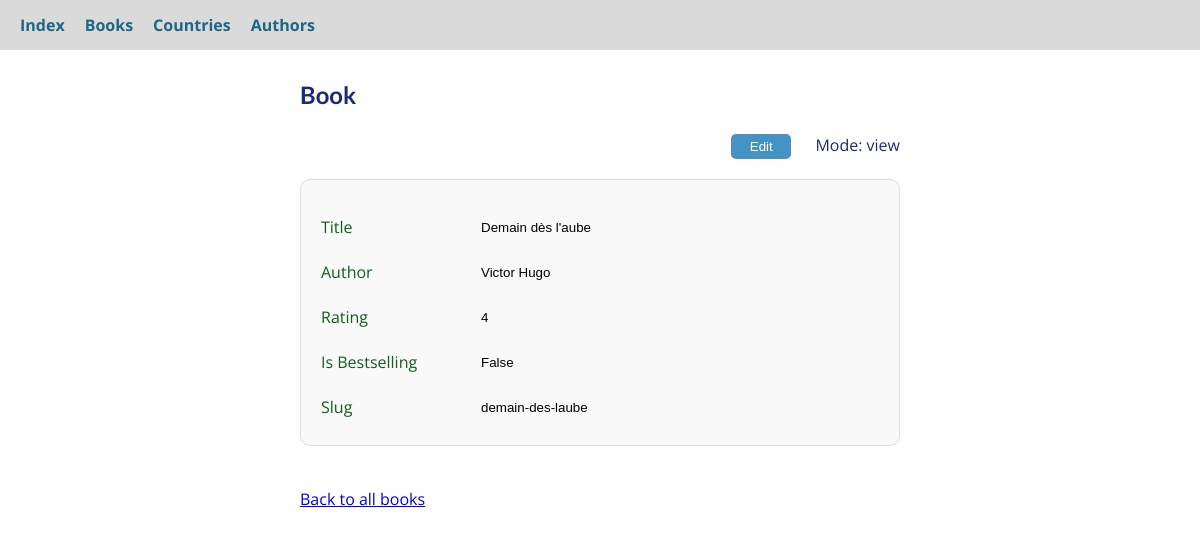
The app's page /books/demain-des-laube/ with its own data.
### book_store/models.py (models this page shows, shortened)
class Book(models.Model):  # extends the Model class
    title = models.CharField(max_length=50, unique=True)
    rating = models.IntegerField(validators=[MinValueValidator(1), MaxValueValidator(5)], default=0)
    author = models.ForeignKey(Author, on_delete=models.CASCADE, blank=True, null=False, related_name="books")
    is_bestselling = models.BooleanField(default=False)
    published_countries = models.ManyToManyField(Country, related_name="books", blank=True, null=False)
    slug = models.SlugField(default="", blank=True, null=False, db_index=True)

class Author(models.Model):
    class Meta:
        verbose_name_plural = "Authors"
        unique_together = ["first_name", "last_name"]
    first_name = models.CharField(max_length=50, null=True, blank=True, db_index=True)
    last_name = models.CharField(max_length=50, null=True, blank=True, db_index=True)
    country = models.ForeignKey(Country, on_delete=models.PROTECT, null=True, blank=True, db_index=True, related_name="authors")
    slug = models.SlugField(default="", blank=True, null=False, db_index=True)
    def __str__(self):
        return f"{self.first_name} {self.last_name}"

### book_store/views.py (the view, shortened to what this page needs)
# urls.py: path("books/<slug:slug>/", views.book_form, name="book_form"),
def book_form(request, slug=None):
    fields = [
        {"name": "title", "label": "Title"},
        {"name": "author", "label": "Author"},
        {"name": "rating", "label": "Rating"},
        {"name": "is_bestselling", "label": "Is Bestselling"},
        {"name": "slug", "label": "Slug"},
    ]
    data = get_object_or_404(Book, slug=slug)
    context = {"title": "Book", "fields": fields, "data": data, "mode": "view"}
    return render(request, "book_store/generic_form.html", context)

### book_store/templatetags/custom_filters.py (called while the page is built)
@register.filter
def get_item(obj, attr):
    return getattr(obj, attr)

### book_store/templates/book_store/generic_form.html (shortened to what this page needs)
{% extends "book_store/base.html" %}
{% load custom_filters %}
{% block content %}
<div class="form-section">
    <h1>{{ title }}</h1>
    <div style="text-align: right;">
        <button id="edit-toggle" style="margin-right:20px;" type="button">Edit</button>
        <span id="form-mode">Mode: {{ mode }}</span>
    </div>
    <form method="POST" action="" id="editable-form" data-mode="{{ mode }}">
        {% for field in fields %}
            <div>
                <label for="{{ field.name }}">{{ field.label }}</label>
                {% if field.is_relation %}
                    <select id="{{ field.name }}" name="{{ field.name }}" >
                        {% for choice in field.choices %}
                            <option value="{{ choice.1 }}" >
                                {{ choice }}
                            </option>
                        {% endfor %}
                    </select>
                {% else %}
                    <input type="text"
                           id="{{ field.name }}"
                           name="{{ field.name }}"
                           value="{{ data|get_item:field.name }}"
                           {% if mode == 'view' %}readonly style="border: none; background: transparent;"{% endif %}>
                {% endif %}
            </div>
        {% endfor %}
    </form>
    <br>
    <a href="{% url 'index' %}">Back to all books</a>
</div>
{% endblock content %}

### static/app.css (style rules this page uses)
* { box-sizing: border-box; }
html { font-family: 'Open Sans', 'Lato', sans-serif; }
body { margin: 80px; color: rgb(27, 41, 122); }
h1, h2, h3 { font-family: 'Lato', sans-serif; font-weight: bold; }
form { color: rgb(16, 94, 27); display: flex; flex-direction: column; margin: 20px 0; border: 1px solid #ddd; padding: 20px; border-radius: 10px; background-color: #f9f9f9; }
form>div { display: flex; align-items: center; margin-top: 10px; }
form>div>label { width: 150px; }
form>div>input, select { width: 250px; border: 1px solid #ddd; padding: 10px; border-radius: 5px; }
button { margin-top: 5px; padding: 5px; width: 60px; background-color: #4592c5; color: white; border: none; border-radius: 5px; cursor: pointer; }
.form-section { max-width: 600px; margin: 0 auto; }

### records on screen
Book: fields "Demain dès l'aube" "Victor Hugo" "4" "False" "demain-des-laube"

### other values on screen
{{ title }} "Book"
{{ mode }} "view"
{{ field.label }} "Title" "Author" "Rating" "Is Bestselling" "Slug"
